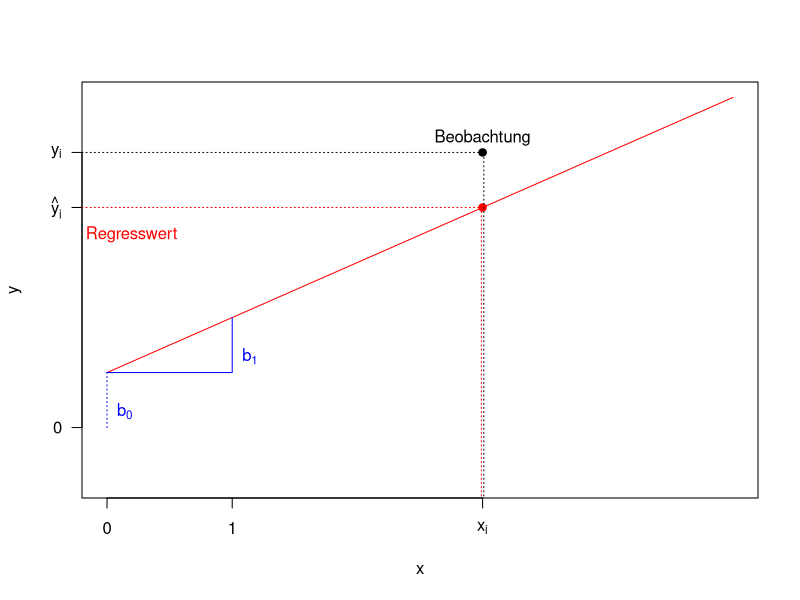

Here is the R script that generated this plot:
x <- c(0,5)
y <- x+1
xi <- 3
yh <- xi+1
yi <- yh+1
pdf("regression.pdf", width=6, height=4)
plot(x,y, xlim=c(0,5), ylim=c(-1,6), type="l", axes=F, col="red")
axis(1, at=c(0,1,xi), labels=c("0", "1", expression(x[i])))
axis(2, at=c(0,yi,yh), labels=c("0", expression(y[i]), expression(hat(y)[i])), las=2)
box()
#
points(xi,yi,pch=19)
points(xi,yh,pch=19, col="red")
#
text(-0.25, yh-0.5, "Regresswert", col="red", pos=4)
lines(c(-1,xi), c(yh,yh), col="red", lty="dotted")
lines(c(xi-0.01, xi-0.01), c(-2,yh), col="red", lty="dotted")
lines(c(-1,xi), c(yi,yi),lty="dotted")
lines(c(xi+0.01,xi+0.01), c(-2,yi), lty="dotted")
text(xi,yi, "Beobachtung", pos=3)
#
lines(c(0,0), c(0,1), lty="dotted", col="blue")
text(0, 0.25, expression(b[0]), col="blue", pos=4)
lines(c(0,1,1), c(1,1,2), lty="solid", col="blue")
text(1, 1.25, expression(b[1]), col="blue", pos=4)
dev.off()